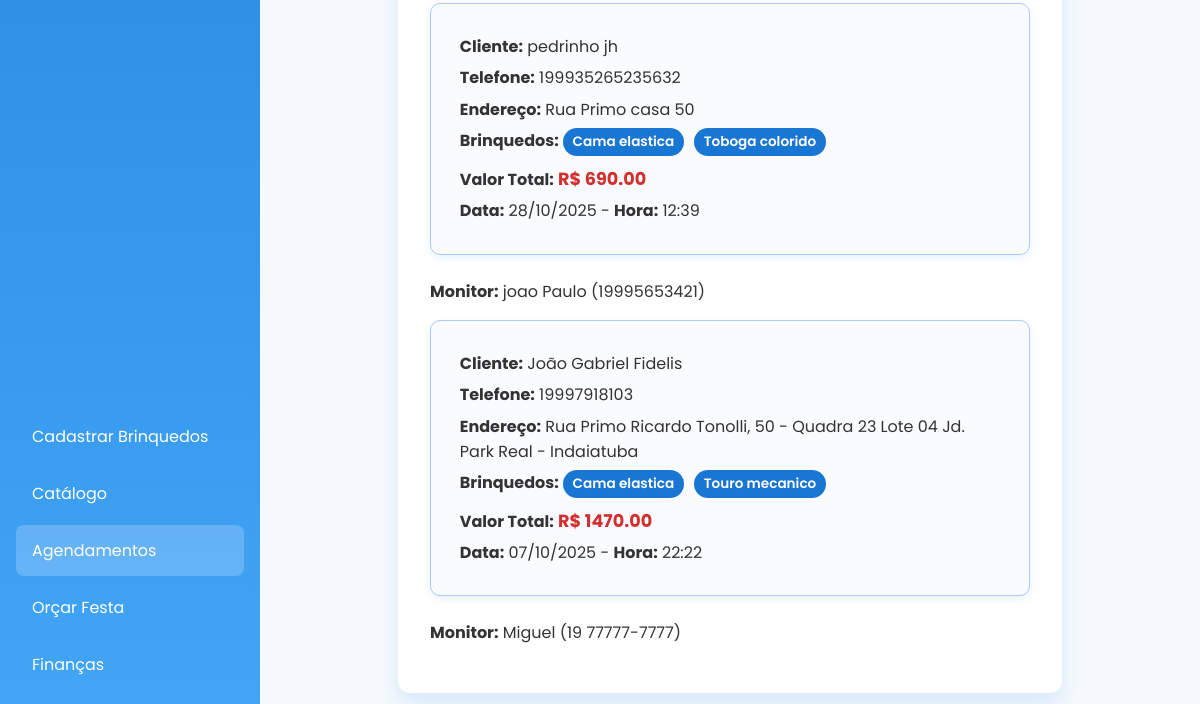
Page /agendamentos (lower part) on the earlier database version.
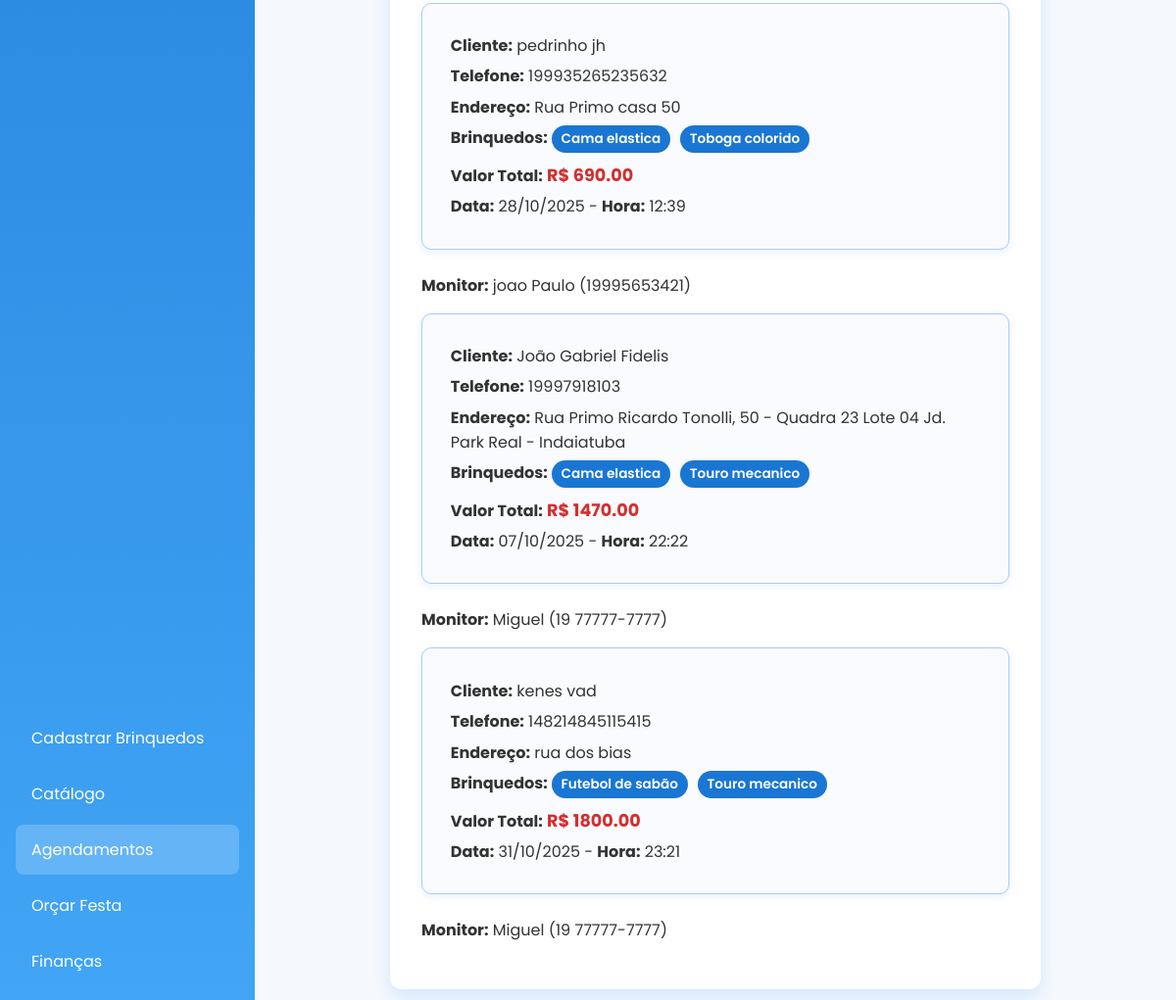
Same page on the later database version.
### storage.py (models this page shows)
class Orcamento(db.Model):
    id = db.Column(db.Integer, primary_key=True)
    nome_cliente = db.Column(db.String(100), nullable=False)
    telefone = db.Column(db.String(20))
    endereco = db.Column(db.String(200))
    brinquedos = db.relationship('Brinquedo', secondary='orcamento_brinquedo')
    valor_total = db.Column(db.Float, nullable=False)
    agendado = db.Column(db.Boolean, default=False)
    data_festa = db.Column(db.Date, nullable=True)
    hora_festa = db.Column(db.Time, nullable=True)
    monitor_id = db.Column(db.Integer, db.ForeignKey('monitor.id'), nullable=True)
    monitor = db.relationship('Monitor', backref='orcamentos')

class Brinquedo(db.Model):
    id = db.Column(db.Integer, primary_key=True)
    nome = db.Column(db.String(100), nullable=False)
    tamanho = db.Column(db.String(50))
    preco = db.Column(db.Float, nullable=False)
    faixa_etaria = db.Column(db.String(50))
    caminho_imagem = db.Column(db.String(200))

class Monitor(db.Model):
    id = db.Column(db.Integer, primary_key=True)
    nome = db.Column(db.String(100), nullable=False)
    telefone = db.Column(db.String(20))
    disponibilidade = db.Column(db.Boolean, default=True)  # True = disponível

### routes.py (the view)
@app.route('/agendamentos')
def pagina_agendamentos():
    agendados = Orcamento.query.filter_by(agendado=True).all()
    page_content = render_template('agendamentos.html', agendados=agendados)
    return render_template(
        'home.html',
        active_page='agendamentos',
        page_title='Festas Agendadas',
        page_content=page_content
    )

### templates/agendamentos.html (shortened to what this page needs)
<div class="card">
    {% for orcamento in agendados %}
    <div class="agendamento">
        <p><strong>Cliente:</strong> {{ orcamento.nome_cliente }}</p>
        <p><strong>Telefone:</strong> {{ orcamento.telefone }}</p>
        <p><strong>Endereço:</strong> {{ orcamento.endereco }}</p>
        <p><strong>Brinquedos:</strong>
            {% for b in orcamento.brinquedos %}
            <span class="tag">{{ b.nome }}</span>
            {% endfor %}
        </p>
        <p><strong>Valor Total:</strong> <span class="valor">R$ {{ "%.2f"|format(orcamento.valor_total) }}</span></p>
        <p><strong>Data:</strong> {{ orcamento.data_festa.strftime('%d/%m/%Y') }} -
           <strong>Hora:</strong> {{ orcamento.hora_festa.strftime('%H:%M') }}</p>
    </div>
    <p><strong>Monitor:</strong>
  {% if orcamento.monitor %}
    {{ orcamento.monitor.nome }} ({{ orcamento.monitor.telefone }})
  {% else %}
    <em>Sem monitor atribuído</em>
  {% endif %}
</p>
    {% else %}
    <p class="no-data">Nenhum agendamento feito.</p>
    {% endfor %}
</div>

### templates/home.html (shortened to what this page needs)
<!DOCTYPE html>
<html lang="pt-br">
<head>
    <link rel="stylesheet" href="{{ url_for('static', filename='style.css') }}">
</head>
<body>
    <div class="container">
        <aside class="sidebar">
            <nav>
                <a href="/admin" class="{{ 'active' if active_page == 'admin' else '' }}">Cadastrar Brinquedos</a>
                <a href="/usuario" class="{{ 'active' if active_page == 'usuario' else '' }}">Catálogo</a>
                <a href="/agendamentos" class="{{ 'active' if active_page == 'agendamentos' else '' }}">Agendamentos</a>
                <a href="/orcamentos" class="{{ 'active' if active_page == 'orcamentos' else '' }}">Orçar Festa</a>
                <a href="/financeiro" class="{{ 'active' if active_page == 'financeiro' else '' }}">Finanças</a>
            </nav>
        </aside>
        <main class="content">
            <section class="page-content">
                {{ page_content|safe }}
            </section>
        </main>
    </div>
</body>
</html>

### static/style.css (style rules this page uses)
body { margin: 0; font-family: 'Poppins', sans-serif; background: #f6f9fc; color: #333; }
.container { display: flex; min-height: 100vh; }
.sidebar { width: 260px; background: linear-gradient(180deg, #1976d2, #42a5f5); color: white; padding: 2rem 1rem; display: flex; flex-direction: column; justify-content: space-between; position: fixed; left: 0; top: 0; height: 100vh; box-sizing: border-box; }
.sidebar nav { display: flex; flex-direction: column; margin-top: 2rem; }
.sidebar a { color: white; text-decoration: none; padding: 0.8rem 1rem; margin: 0.2rem 0; border-radius: 8px; transition: background 0.3s; }
.sidebar a:hover, .sidebar a.active { background: rgba(255, 255, 255, 0.2); }
.content { flex-grow: 1; margin-left: 260px; width: calc(100vw - 260px); height: 100vh; display: flex; flex-direction: column; overflow-y: auto; padding: 2rem; box-sizing: border-box; }
.card { max-width: 500px; margin: 10px auto 0 auto; background: #fff; border-radius: 12px; box-shadow: 0 8px 24px rgba(0,0,0,0.12); font-family: 'Poppins', sans-serif; overflow: hidden; transition: transform 0.3s ease, box-shadow 0.3s ease; }
.card { max-width: 600px; margin: 18px auto 0 auto; padding: 2rem; background: white; border-radius: 12px; box-shadow: 0 10px 20px rgba(30, 144, 255, 0.15); transition: box-shadow 0.3s ease, transform 0.3s ease; }
.agendamento { background: #f9fbff; border: 1px solid #a9c9ff; border-radius: 10px; padding: 1.5rem 1.8rem; margin-bottom: 1.5rem; box-shadow: 0 3px 8px rgba(30, 144, 255, 0.1); transition: background 0.3s ease; }
.agendamento p { margin: 0.4rem 0; color: #333; font-size: 1rem; }
.tag { display: inline-block; background-color: #1976d2; color: white; padding: 0.25rem 0.6rem; margin-right: 6px; margin-bottom: 0.2rem; border-radius: 18px; font-size: 0.85rem; font-weight: 600; user-select: none; transition: background-color 0.3s ease; }
.valor { font-weight: 700; color: #d32f2f; font-size: 1.1rem; }

Differences in the rows shown:
added Orcamento: nome_cliente "kenes vad", telefone "148214845115415", endereco "rua dos bias", valor_total "1800.00", data_festa "31/10/2025", hora_festa "23:21", monitor.nome "Miguel", monitor.telefone "19 77777-7777", Brinquedo (nome "Touro mecanico")
now on this page (row unchanged): Brinquedo: nome "Futebol de sabão", shown under "kenes vad"
